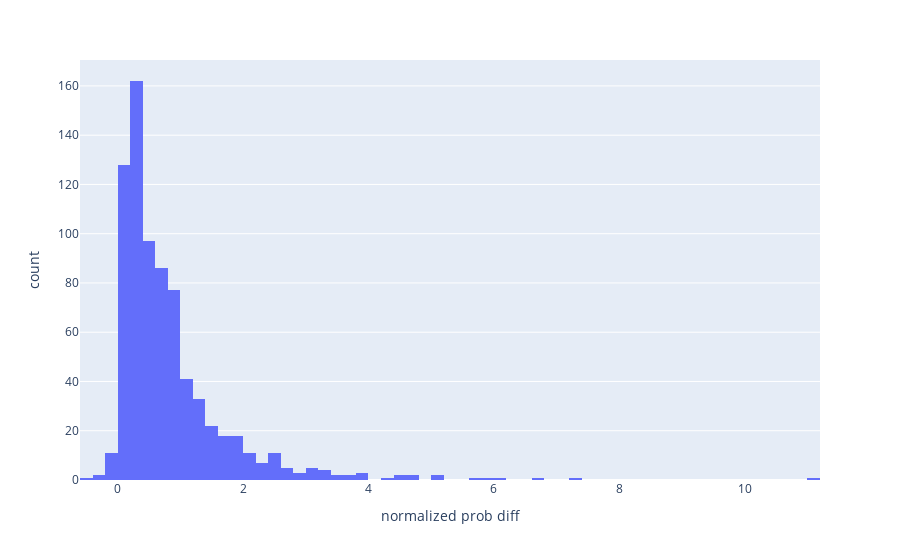

Source (notebook cell):
### Code cell
px.histogram(filtered, x="normalized prob diff").show()

### Figure 1 — Plotly figure (JSON) as saved in the notebook; plotly's stock layout.template omitted (floating-point values rounded to 4 significant figures; data arrays with more than 128 entries replaced by an {"elided": "..."} marker saying what was removed)
{"data": [{"alignmentgroup": "True", "bingroup": "x", "hovertemplate": "normalized prob diff=%{x}<br>count=%{y}<extra></extra>", "legendgroup": "", "marker": {"color": "#636efa", "pattern": {"shape": ""}}, "name": "", "offsetgroup": "", "orientation": "v", "showlegend": false, "type": "histogram", "x": {"elided": "762 float values"}, "xaxis": "x", "yaxis": "y"}], "layout": {"barmode": "relative", "legend": {"tracegroupgap": 0}, "margin": {"t": 60}, "xaxis": {"anchor": "y", "domain": [0, 1], "title": {"text": "normalized prob diff"}}, "yaxis": {"anchor": "x", "domain": [0, 1], "title": {"text": "count"}}}}
